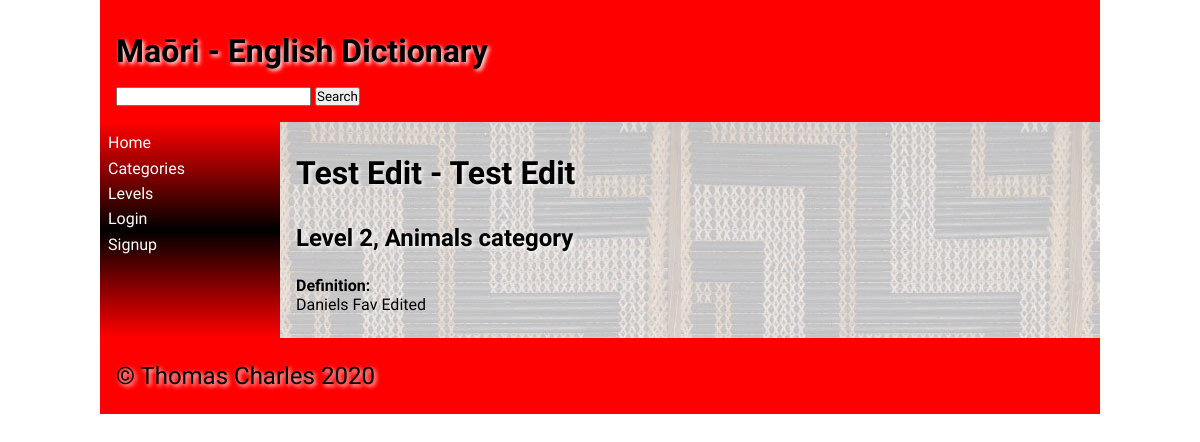
The page /word/1 on the database as committed earlier.
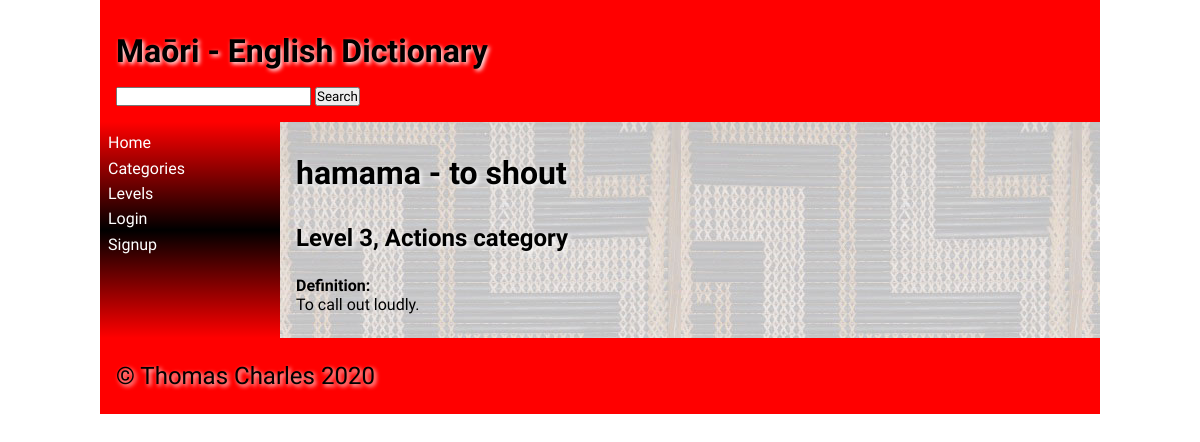
The same page on the database as committed later.
### tables this page shows
CREATE TABLE "words"
(
    PK         integer
        primary key autoincrement,
    Maori      varchar(30)  not null,
    English    varchar(30)  not null,
    Category   varchar(30)  not null,
    Definition varchar(150) not null,
    Level      integer      not null,
    Owner      integer
, Image varchar(30));

CREATE TABLE "Categories"
(
    PK       integer
        primary key autoincrement,
    Category varchar(20)
, User integer);

### app.py (the view)
@app.route('/word/<word_id>')
def render_entry(word_id):  # # Takes the user to a page for details on a word
    con = create_connection(DATABASE)
    cur = con.cursor()
    query = "SELECT Maori, English, Category, Definition, Level, Owner, PK " \
            "FROM words " \
            "Where PK = " + word_id
    cur.execute(query)
    data = list(cur.fetchone())
    query = "SELECT Category " \
            "FROM Categories " \
            "Where PK = " + str(data[2])
    cur.execute(query)
    try:
        data[2] = cur.fetchone()[0]
    except TypeError:
        data[2] = "empty"
    query = "SELECT level " \
            "FROM levels " \
            "Where PK = " + str(data[4])
    cur.execute(query)
    try:
        data[4] = cur.fetchone()[0]
    except TypeError:
        data[4] = "empty"
    con.close()
    return render_template('entry.html', passed_data=data, logged_in=is_logged_in())

### app.py (called while the page is built)
def is_logged_in():  # Checks if the user is logged in
    if session.get("email") is None:
        return False
    else:
        print("logged in")
        return True

def create_connection(db_file):  # Creates a connection to the database
    try:
        connection = sqlite3.connect(db_file)
        return connection
    except Error as e:
        print(e)
    return None

### templates/entry.html (shortened to what this page needs)
{% extends 'base.html' %}
{% block heading %}Maōri - English Dictionary{% endblock %}
{% block main %}
<h1>{{ passed_data[0] }} - {{ passed_data[1] }}</h1>
    <h2>Level {{ passed_data[4] }}, {{ passed_data[2] }} category</h2>
    <p><strong>Definition:</strong><br>{{ passed_data[3] }}</p>
{% endblock %}

### templates/base.html (shortened to what this page needs)
<!doctype html>
<html lang="en">
<head>
	<link href="{{ url_for('static', filename='css/style.css') }}" rel="stylesheet">
</head>
<body>
	<div id="container">
		<header>
			<h1>{% block heading %}{% endblock %}</h1>
            <form method="POST" action="/search">
                <input type="text" name="search" id="search">
                <input type="submit" value="Search">
            </form>
		</header>
		<nav>
			<ul>
                <li><a href="\">Home</a></li>
                <li><a href="\categories">Categories</a></li>
                <li><a href="\levels">Levels</a></li>
                {% if not logged_in %}
                <li><a href="\login">Login</a></li>
                <li><a href="\signup">Signup</a></li>
                {% else %}
                <li><a href="\logout">Logout</a></li>
                {% if session.get("admin") %}
                <li><a href="\admin">Admin</a></li>
                {% endif %}
                {% endif %}
			</ul>
		</nav>
		<main>
            {% block main%}{% endblock %}
        </main>
		<footer>
			<p>
				&copy; Thomas Charles 2020
			</p>
		</footer>
	</div>
</body>
</html>

### static/css/style.css (style rules this page uses)
* { font-family: Comfortaa, sans-serif; margin: 0; padding: 0; box-sizing: border-box; }
#container { display: grid; grid-template-columns: 75px auto; grid-template-areas: 'nav header' 'main main' 'footer footer'; }
header { grid-area: header; background-color: #f00; padding: 1rem; }
nav { grid-area: nav; }
main { grid-area: main; padding: 1rem; background-color: #edd; }
h1, h2, h3, h4 { padding: 1rem 0; font-family: 'Suez One', serif; color: #000; text-shadow: 2px 2px 4px #fff; }
p { padding: 0.5rem 0; }
a { color: #222; }
footer { grid-area: footer; padding: 1rem; background-color: #f00; }
footer p { color: #000; text-shadow: 2px 2px 4px #fff; font-size: 1.5rem; }
@media only screen and (min-width: 768px) { #container { grid-template-columns: 180px auto; grid-template-areas: 'header header' 'nav main' 'footer footer'; } }
@media only screen and (min-width: 768px) { nav { background: linear-gradient(180deg, rgba(255,0,0,1) 0%, rgba(0, 0, 0, 1) 50%, rgba(255,0,0,1) 100%); padding: 0.5rem; } }
@media only screen and (min-width: 768px) { nav ul { list-style: none; } }
@media only screen and (min-width: 768px) { nav li { padding: 0.2rem 0; } }
@media only screen and (min-width: 768px) { nav a { color: #fff; text-decoration: none; } }
@media only screen and (min-width: 768px) { main { background-image: url('/static/images/poutama.jpg'); } }
@media only screen and (min-width: 1000px) { #container { width: 1000px; margin: auto; } }

Rows that differ between the two databases and show on the page:
no longer on this page (row unchanged): Categories: Category "Animals"
changed words: Maori "Test Edit" → "hamama"; English "Test Edit" → "to shout"; Definition "Daniels Fav Edited" → "To call out loudly."
now on this page (row unchanged): Categories: Category "Actions"
Other text that changed with them:
{{ passed_data[4] }}: "2" → "3"
